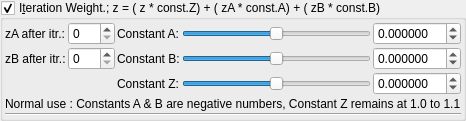
    <widget class="MyGroupBox" name="groupCheck_transf_function_enabledz_false">
     <property name="title">
      <string>I&amp;teration Weight.; z = ( z * const.Z) + ( zA * const.A) + ( zB * const.B)</string>
     </property>
     <property name="checkable">
      <bool>true</bool>
     </property>
     <layout class="QVBoxLayout" name="verticalLayout_20" stretch="0,0">
      <property name="spacing">
       <number>2</number>
      </property>
      <property name="leftMargin">
       <number>2</number>
      </property>
      <property name="topMargin">
       <number>2</number>
      </property>
      <property name="rightMargin">
       <number>2</number>
      </property>
      <property name="bottomMargin">
       <number>2</number>
      </property>
      <item>
       <layout class="QGridLayout" name="gridLayout_31">
        <property name="spacing">
         <number>2</number>
        </property>
        <item row="0" column="1">
         <widget class="MySpinBox" name="spinboxInt_transf_int_A">
          <property name="sizePolicy">
           <sizepolicy hsizetype="Minimum" vsizetype="Maximum">
            <horstretch>0</horstretch>
            <verstretch>0</verstretch>
           </sizepolicy>
          </property>
          <property name="minimum">
           <number>0</number>
          </property>
          <property name="maximum">
           <number>250</number>
          </property>
          <property name="value">
           <number>0</number>
          </property>
         </widget>
        </item>
        <item row="0" column="3">
         <widget class="QSlider" name="slider_transf_offsetA_0">
          <property name="sizePolicy">
           <sizepolicy hsizetype="Expanding" vsizetype="Maximum">
            <horstretch>0</horstretch>
            <verstretch>0</verstretch>
           </sizepolicy>
          </property>
          <property name="minimum">
           <number>-5000000</number>
          </property>
          <property name="maximum">
           <number>5000000</number>
          </property>
          <property name="singleStep">
           <number>1</number>
          </property>
          <property name="orientation">
           <enum>Qt::Horizontal</enum>
          </property>
         </widget>
        </item>
        <item row="1" column="3">
         <widget class="QSlider" name="slider_transf_offsetB_0">
          <property name="sizePolicy">
           <sizepolicy hsizetype="Expanding" vsizetype="Maximum">
            <horstretch>0</horstretch>
            <verstretch>0</verstretch>
           </sizepolicy>
          </property>
          <property name="minimum">
           <number>-5000000</number>
          </property>
          <property name="maximum">
           <number>5000000</number>
          </property>
          <property name="singleStep">
           <number>1</number>
          </property>
          <property name="orientation">
           <enum>Qt::Horizontal</enum>
          </property>
         </widget>
        </item>
        <item row="0" column="0">
         <widget class="QLabel" name="label_76">
          <property name="text">
           <string>zA after itr.:</string>
          </property>
         </widget>
        </item>
        <item row="2" column="2">
         <widget class="QLabel" name="label_63">
          <property name="text">
           <string>Constant Z:</string>
          </property>
         </widget>
        </item>
        <item row="1" column="1">
         <widget class="MySpinBox" name="spinboxInt_transf_int_B">
          <property name="sizePolicy">
           <sizepolicy hsizetype="Minimum" vsizetype="Maximum">
            <horstretch>0</horstretch>
            <verstretch>0</verstretch>
           </sizepolicy>
          </property>
          <property name="maximum">
           <number>250</number>
          </property>
         </widget>
        </item>
        <item row="1" column="2">
         <widget class="QLabel" name="label_43">
          <property name="text">
           <string>Constant B:</string>
          </property>
         </widget>
        </item>
        <item row="0" column="2">
         <widget class="QLabel" name="label_39">
          <property name="text">
           <string>Constant A:</string>
          </property>
         </widget>
        </item>
        <item row="0" column="4">
         <widget class="MyDoubleSpinBox" name="spinbox_transf_offsetA_0">
          <property name="sizePolicy">
           <sizepolicy hsizetype="Minimum" vsizetype="Maximum">
            <horstretch>0</horstretch>
            <verstretch>0</verstretch>
           </sizepolicy>
          </property>
          <property name="prefix">
           <string/>
          </property>
          <property name="suffix">
           <string/>
          </property>
          <property name="decimals">
           <number>6</number>
          </property>
          <property name="minimum">
           <double>-99.989999999999995</double>
          </property>
          <property name="maximum">
           <double>99.989999999999995</double>
          </property>
          <property name="singleStep">
           <double>0.100000000000000</double>
          </property>
         </widget>
        </item>
        <item row="1" column="0">
         <widget class="QLabel" name="label_77">
          <property name="text">
           <string>zB after itr.:</string>
          </property>
         </widget>
        </item>
        <item row="2" column="4">
         <widget class="MyDoubleSpinBox" name="spinbox_transf_scale_1">
          <property name="sizePolicy">
           <sizepolicy hsizetype="Minimum" vsizetype="Maximum">
            <horstretch>0</horstretch>
            <verstretch>0</verstretch>
           </sizepolicy>
          </property>
          <property name="prefix">
           <string/>
          </property>
          <property name="suffix">
           <string/>
          </property>
          <property name="decimals">
           <number>6</number>
          </property>
          <property name="minimum">
           <double>-99.989999999999995</double>
          </property>
          <property name="maximum">
           <double>99.989999999999995</double>
          </property>
          <property name="singleStep">
           <double>0.100000000000000</double>
          </property>
         </widget>
        </item>
        <item row="2" column="3">
         <widget class="QSlider" name="slider_transf_scale_1">
          <property name="sizePolicy">
           <sizepolicy hsizetype="Expanding" vsizetype="Maximum">
            <horstretch>0</horstretch>
            <verstretch>0</verstretch>
           </sizepolicy>
          </property>
          <property name="minimum">
           <number>-5000000</number>
          </property>
          <property name="maximum">
           <number>5000000</number>
          </property>
          <property name="singleStep">
           <number>1</number>
          </property>
          <property name="orientation">
           <enum>Qt::Horizontal</enum>
          </property>
         </widget>
        </item>
        <item row="1" column="4">
         <widget class="MyDoubleSpinBox" name="spinbox_transf_offsetB_0">
          <property name="sizePolicy">
           <sizepolicy hsizetype="Minimum" vsizetype="Maximum">
            <horstretch>0</horstretch>
            <verstretch>0</verstretch>
           </sizepolicy>
          </property>
          <property name="prefix">
           <string/>
          </property>
          <property name="suffix">
           <string/>
          </property>
          <property name="decimals">
           <number>6</number>
          </property>
          <property name="minimum">
           <double>-99.989999999999995</double>
          </property>
          <property name="maximum">
           <double>99.989999999999995</double>
          </property>
          <property name="singleStep">
           <double>0.100000000000000</double>
          </property>
         </widget>
        </item>
        <item row="3" column="0" colspan="5">
         <widget class="QLabel" name="label">
          <property name="text">
           <string>Normal use : Constants A &amp; B are negative numbers, Constant Z remains at 1.0 to 1.1</string>
          </property>
         </widget>
        </item>
       </layout>
      </item>
      <item>
       <widget class="Line" name="line_8">
        <property name="orientation">
         <enum>Qt::Horizontal</enum>
        </property>
       </widget>
      </item>
     </layout>
    </widget>
